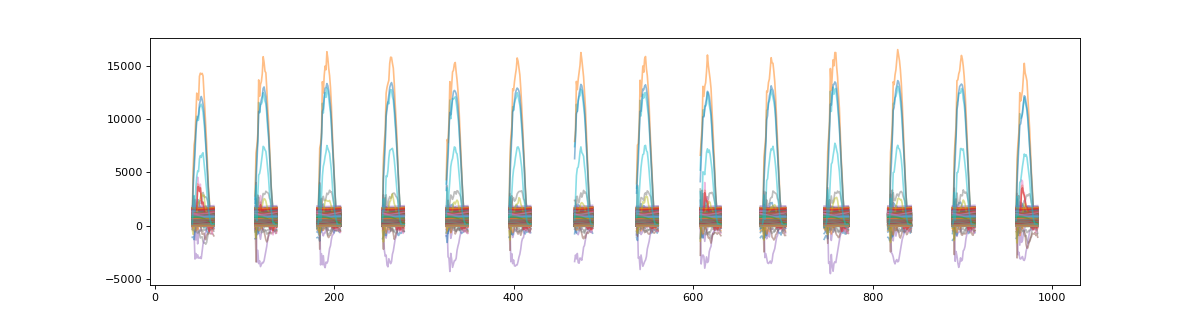

Source code (Python):
s.set_target(target)

s.w = weight_dict
segments = s.segment()
print(np.around(sorted(segments, key=lambda x: x[0])[:3], decimals=5))
# [[ 42.       67.        0.99856]
# [112.      137.        0.99864]
# [181.      208.        0.99709]]

# Now that we have segmented the data, the masked array can be plotted to show the results.

plt_t = s.t_masked #get a NaN masked array of the target data
# plot masked target
plt.figure(figsize=(15,4))  # doctest: +SKIP
plt.plot(plt_t.T,alpha=0.5)  # doctest: +SKIP
plt.show()  # doctest: +SKIP
